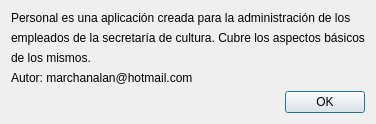
<?xml version="1.0" encoding="UTF-8"?>
<ui version="4.0">
 <class>Acerca_de</class>
 <widget class="QDialog" name="Acerca_de">
  <property name="geometry">
   <rect>
    <x>0</x>
    <y>0</y>
    <width>480</width>
    <height>140</height>
   </rect>
  </property>
  <property name="windowTitle">
   <string>Acerca de Personal</string>
  </property>
  <property name="modal">
   <bool>true</bool>
  </property>
  <layout class="QVBoxLayout" name="verticalLayout">
   <property name="sizeConstraint">
    <enum>QLayout::SetFixedSize</enum>
   </property>
   <item>
    <widget class="QLabel" name="lblMensaje">
     <property name="text">
      <string>Personal es una aplicación creada para la administración de los</string>
     </property>
    </widget>
   </item>
   <item>
    <widget class="QLabel" name="label">
     <property name="text">
      <string>empleados de la secretaría de cultura. Cubre los aspectos básicos</string>
     </property>
    </widget>
   </item>
   <item>
    <widget class="QLabel" name="label_2">
     <property name="text">
      <string>de los mismos.</string>
     </property>
    </widget>
   </item>
   <item>
    <widget class="QLabel" name="label_3">
     <property name="text">
      <string>Autor: marchanalan@hotmail.com</string>
     </property>
     <property name="textInteractionFlags">
      <set>Qt::LinksAccessibleByMouse|Qt::TextSelectableByMouse</set>
     </property>
    </widget>
   </item>
   <item>
    <widget class="QDialogButtonBox" name="buttonBox">
     <property name="orientation">
      <enum>Qt::Horizontal</enum>
     </property>
     <property name="standardButtons">
      <set>QDialogButtonBox::Ok</set>
     </property>
    </widget>
   </item>
  </layout>
 </widget>
 <resources/>
 <connections>
  <connection>
   <sender>buttonBox</sender>
   <signal>accepted()</signal>
   <receiver>Acerca_de</receiver>
   <slot>accept()</slot>
   <hints>
    <hint type="sourcelabel">
     <x>248</x>
     <y>254</y>
    </hint>
    <hint type="destinationlabel">
     <x>157</x>
     <y>274</y>
    </hint>
   </hints>
  </connection>
  <connection>
   <sender>buttonBox</sender>
   <signal>rejected()</signal>
   <receiver>Acerca_de</receiver>
   <slot>reject()</slot>
   <hints>
    <hint type="sourcelabel">
     <x>316</x>
     <y>260</y>
    </hint>
    <hint type="destinationlabel">
     <x>286</x>
     <y>274</y>
    </hint>
   </hints>
  </connection>
 </connections>
</ui>
